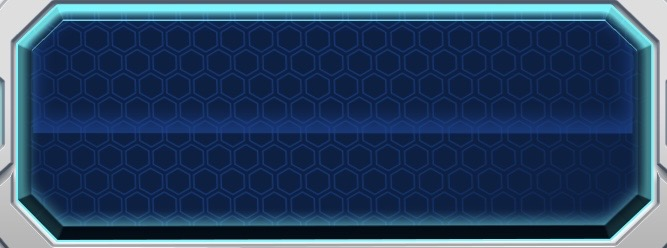
#> input picture my_app/assets/Button.jpg, 667 x 248 px, found by its file name
$ python bg_scaper.py
#> lines starting #> are read from the running program, lines starting #| are printed output that depends on the picture
import cv2
import numpy as np
from PIL import Image, ImageDraw, ImageFont

# Load the image
image_path = "assets/Button.jpg"  # Replace with your image path
image = cv2.imread(image_path)
#> image is the input picture: shape (248, 667, 3); mean B, G, R 99.1, 66.9, 40.7

# Check if image was loaded
if image is None:
    print("Failed to load the image. Please check the path.")
else:
    # Convert OpenCV image (BGR) to PIL format (RGB)
    image_pil = Image.fromarray(cv2.cvtColor(image, cv2.COLOR_BGR2RGB))

    # Load custom font
    font_path = "assets/Loubag-Bold.ttf"  # Path to the custom font
    font_size = 70
    font = ImageFont.truetype(font_path, font_size)

    # Prepare to draw on the image
    draw = ImageDraw.Draw(image_pil)
    text = "Train Model"
    text_position = (70, 60)  # Position to start the text
    text_color = (255, 255, 255)  # Red color

    # Draw the text
    draw.text(text_position, text, font=font, fill=text_color)

    # Convert back to OpenCV format
    image_with_text = cv2.cvtColor(np.array(image_pil), cv2.COLOR_RGB2BGR)
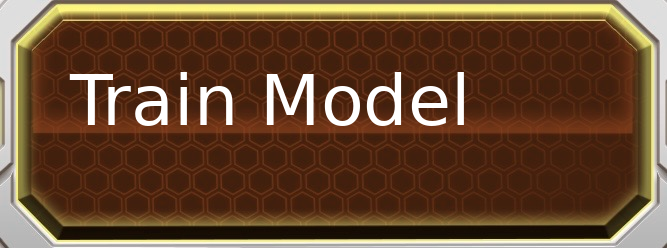
#> image_with_text: shape (248, 667, 3); mean R, G, B 105.3, 74.6, 49.2

    # Display the image
    cv2.imwrite("assets/train.jpg", image_with_text)
    cv2.waitKey(0)
    cv2.destroyAllWindows()
